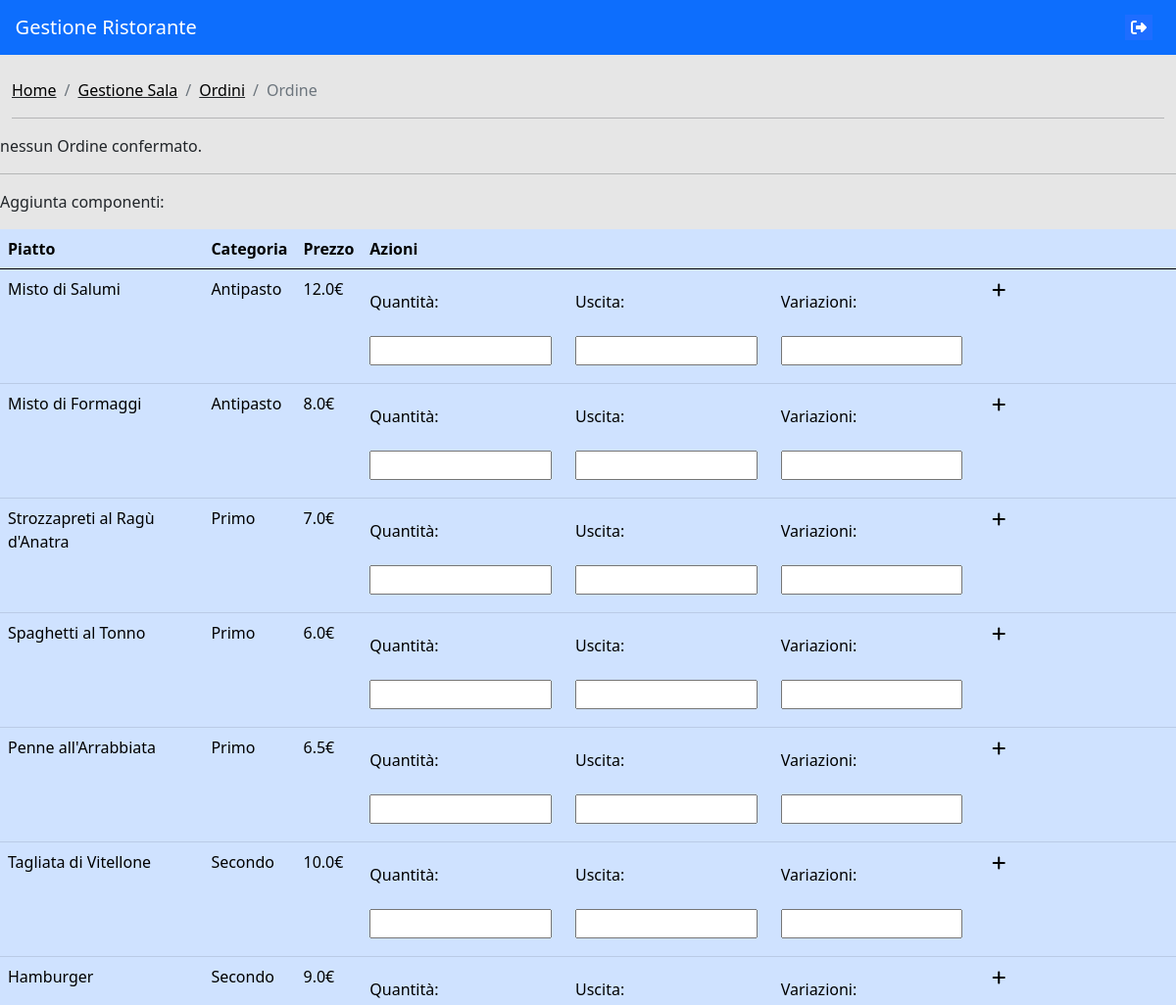
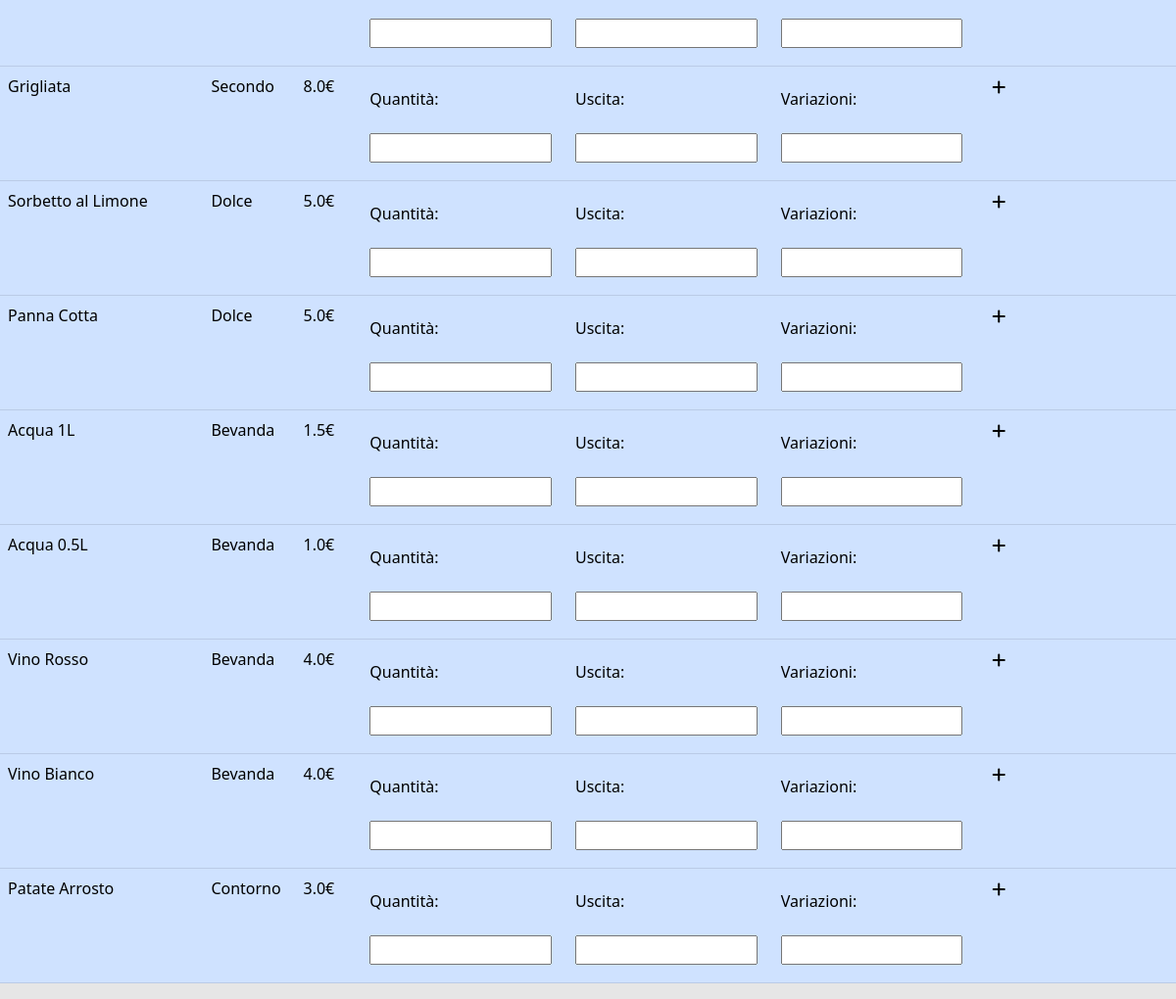
The app's page /sala/gestioneOrdine/1 (signed in) with its own data (2 pictures, top to bottom).
### gestioneMenu/models.py (models this page shows)
class Menu(models.Model):
    idPiatto = models.ForeignKey(Piatto, on_delete=models.CASCADE)
    descrizione = models.CharField(max_length=200, blank=True)
    prezzo = models.FloatField(validators=[MinValueValidator(0)])
    class Meta:
        verbose_name = 'Menu'
        verbose_name_plural = 'Menu'

class Piatto(models.Model):
    nome = models.CharField(max_length=200)
    idCategoria = ForeignKey(Categoria, on_delete=CASCADE)
    def __str__(self):
        return self.nome
    class Meta:
        verbose_name = 'Piatto'
        verbose_name_plural = 'Piatti'

class Categoria(models.Model):
    nome = models.CharField(max_length=30)
    def __str__(self):
        return self.nome
    class Meta:
        verbose_name = 'Categoria'
        verbose_name_plural = 'categorie'

### gestioneSala/views.py (the view)
# urls.py: path('gestioneOrdine/<int:idTavolo>', views.gestioneOrdine, name = 'gestioneOrdine'),
@login_required
def gestioneOrdine(request, idTavolo):
    if request.method == 'GET':
        piattiMenu = Menu.objects.all().order_by('idPiatto')
        try:
            ordine = Ordine.objects.get(idTavolo = idTavolo)
        except Ordine.DoesNotExist:
            ordine = None
        if ordine is not None:
            componenti = ComponenteOrdine.objects.filter(idOrdine = ordine.id)
        else:
            componenti = []
        try:
            ordineTemporaneo = OrdineTemporaneo.objects.get(idTavolo = idTavolo)
        except OrdineTemporaneo.DoesNotExist:
            ordineTemporaneo = OrdineTemporaneo()
        if ordineTemporaneo:
            componentiTemporanei = ComponenteTemporaneo.objects.filter(idOrdine = ordineTemporaneo).order_by('uscita')
        else:
            componentiTemporanei = []
        return render(request, "ordini/gestioneOrdine.html", {'ordine':ordine, 'componenti':componenti, 'componentitemporanei':componentiTemporanei,'piatti':piattiMenu, 'tavolo':idTavolo, 'idOrdineTemporaneo':ordineTemporaneo.id})
    else:
        return Error

### gestioneSala/templates/ordini/gestioneOrdine.html (shortened to what this page needs)
{% extends 'navbar.html' %}
{% load static %}
{% block contentHead %}
<link rel="stylesheet" href="{% static 'css/tabella.css' %}">
{% endblock %}
{% block content %}
<div class="container-fluid">
  <nav aria-label="breadcrumb">
      <ol class="breadcrumb">
          <li class="breadcrumb-item"><a href="{% url 'home' %}">Home</a></li>
          <li class="breadcrumb-item"><a href="{% url 'gestioneSala' %}">Gestione Sala</a></li>
          <li class="breadcrumb-item"><a href="{% url 'ordini' %}">Ordini</a></li>
          <li class="breadcrumb-item active">Ordine</li>
      </ol>
  </nav>
  <hr>
</div>
<div hx-get="{% url 'tabellaOrdini' tavolo %}" hx-trigger="every 1s">
  {% if componenti %}
  <div class="col-sm-12 col-md-6 col-lg-4">
    <a href="{% url 'conto' tavolo %}" class="formInserimento">
      <div class="row">
        <button type="button" class="btn btn-primary buttonAzione" >Visualizza Conto</button>
      </div>
    </a>
  </div>
  <table class="table table-primary">
      <thead>
        <tr>
          <th scope="col">Piatto</th>
          <th scope="col">Quantità</th>
          <th scope="col">Uscita</th>
          <th scope="col">Variazioni</th>
          <th scope="col">Azioni</th>
        </tr>
      </thead>
      <tbody>
          {% for componente in componenti %}
          <tr>
              <td>
                {{ componente.idPiatto}}
              </td>
              <td>
                {{ componente.quantita }}
              </td>
              <td>
                {{ componente.uscita }}
              </td>
              <td>
                {{componente.variazioni}}
              </td>
              <td>
                {% if componente.stato.id == 1 %}
                <div class="row">
                  <div class="col-sm-6 col-md-3">
                      <form hx-post="{% url 'modificaComponenteOrdine' %}" hx-target="#divModificaComponente">
                        <input type="hidden" value="{{componente.id}}" name="idComponente">
                        {% csrf_token %}
                        <button type="submit" class="buttonSubmit"><i class="fas fa-edit"></i></button>
                      </form>
                    </div>
                  <div class="col-sm-6 col-md-3">
                    <form hx-post="{% url 'confirmEliminaComponenteOrdine' %}" hx-target="#dialog" @click="dialogOpen = true">
                      <input type="hidden" value="{{componente.id}}" name="idComponente">
                      {% csrf_token %}
                      <button type="submit" class="buttonSubmit"><i class="fas fa-trash"></i></button>
                    </form>
                  </div>
                </div>
                {% endif %}
              </td>
          </tr>
          {% endfor %}
      </tbody>
    </table>
  {% else %}
  nessun Ordine confermato.
  <br>
  {% endif %}
</div>
<hr>
<p class="titolo">Aggiunta componenti:</p>
<table class="table table-primary">
    <thead>
      <tr>
        <th scope="col">Piatto</th>
        <th scope="col">Categoria</th>
        <th scope="col">Prezzo</th>
        <th scope="col">Azioni</th>
      </tr>
    </thead>
    <tbody>
        {% for piatto in piatti %}
        <tr>
            <td>
                {{ piatto.idPiatto }}
            </td>
            <td>
                {{ piatto.idPiatto.idCategoria }}
            </td>
            <td>
                {{ piatto.prezzo}}€
            </td>
            <td>
                <form hx-post="{% url 'aggiungiComponenteTemporaneo' %}" hx-target="#divNotifica">
                    <div class="row">
                        <div class="col-sm-12 col-md-3">
                            <label>Quantità: </label>
                            <input type="number" min="0" step="0.5" name="quantita" required>
                        </div>
                        <div class="col-sm-12 col-md-3">
                            <label>Uscita: </label>
                        <input type="number" min="1" step="1" name="uscita" required>
                        </div>
                        <div class="col-sm-12 col-md-3">
                            <label>Variazioni: </label>
                        <input type="text" name="variazioni">
                        </div>
                        <div class="col-sm-12 col-md-3">
                            <button type="submit"  class="buttonSubmit"><i class="fas fa-plus"></i></button>
                        </div>
                    </div>
                </form>
            </td>
        </tr>
        {% endfor %}
    </tbody>
  </table>
{% endblock %}

### static/css/common.css (style rules this page uses)
body { background-color: #e6e6e6; }
a, a:hover { text-decoration: none; color: black; }
.breadcrumb-item { text-decoration: underline; }
.active { text-decoration: none; }

### static/css/tabella.css (style rules this page uses)
label, input, textarea { color: #000000; float: left; margin: 10px 0; }
label { display: block; line-height: 30px; }
input { padding-left: 2px; }
@media only screen and (min-width: 600px) { input { width: 100%; } }
.buttonSubmit { border:none; background-color: #cfe2ff; }

### records on screen
Menu: idPiatto "Misto di Salumi", idPiatto.idCategoria "Antipasto", prezzo "12.0"
Menu: idPiatto "Misto di Formaggi", idPiatto.idCategoria "Antipasto", prezzo "8.0"
Menu: idPiatto "Strozzapreti al Ragù d'Anatra", idPiatto.idCategoria "Primo", prezzo "7.0"
Menu: idPiatto "Spaghetti al Tonno", idPiatto.idCategoria "Primo", prezzo "6.0"
Menu: idPiatto "Penne all'Arrabbiata", idPiatto.idCategoria "Primo", prezzo "6.5"
Menu: idPiatto "Tagliata di Vitellone", idPiatto.idCategoria "Secondo", prezzo "10.0"
Menu: idPiatto "Hamburger", idPiatto.idCategoria "Secondo", prezzo "9.0"
Menu: idPiatto "Grigliata", idPiatto.idCategoria "Secondo", prezzo "8.0"
Menu: idPiatto "Sorbetto al Limone", idPiatto.idCategoria "Dolce", prezzo "5.0"
Menu: idPiatto "Panna Cotta", idPiatto.idCategoria "Dolce", prezzo "5.0"
Menu: idPiatto "Acqua 1L", idPiatto.idCategoria "Bevanda", prezzo "1.5"
Menu: idPiatto "Acqua 0.5L", idPiatto.idCategoria "Bevanda", prezzo "1.0"
Menu: idPiatto "Vino Rosso", idPiatto.idCategoria "Bevanda", prezzo "4.0"
Menu: idPiatto "Vino Bianco", idPiatto.idCategoria "Bevanda", prezzo "4.0"
Menu: idPiatto "Patate Arrosto", idPiatto.idCategoria "Contorno", prezzo "3.0"
